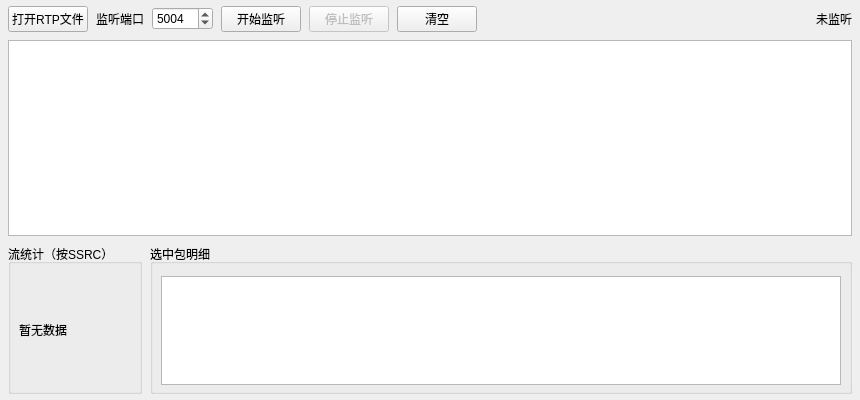
<?xml version="1.0" encoding="UTF-8"?>
<ui version="4.0">
 <class>FormRtpAnalyzer</class>
 <widget class="QWidget" name="FormRtpAnalyzer">
  <property name="geometry">
   <rect>
    <x>0</x>
    <y>0</y>
    <width>860</width>
    <height>400</height>
   </rect>
  </property>
  <property name="windowTitle">
   <string>Form</string>
  </property>
  <layout class="QVBoxLayout" name="mainLayout">
   <property name="spacing">
    <number>8</number>
   </property>
   <property name="leftMargin">
    <number>8</number>
   </property>
   <property name="topMargin">
    <number>6</number>
   </property>
   <property name="rightMargin">
    <number>8</number>
   </property>
   <property name="bottomMargin">
    <number>6</number>
   </property>
   <item>
    <layout class="QHBoxLayout" name="controlLayout">
     <property name="spacing">
      <number>8</number>
     </property>
     <item>
      <widget class="QPushButton" name="pushButton_RtpOpenFile">
       <property name="text">
        <string>打开RTP文件</string>
       </property>
      </widget>
     </item>
     <item>
      <widget class="QLabel" name="label_RtpListenPort">
       <property name="text">
        <string>监听端口</string>
       </property>
      </widget>
     </item>
     <item>
      <widget class="QSpinBox" name="spinBox_RtpListenPort">
       <property name="maximumSize">
        <size>
         <width>100</width>
         <height>16777215</height>
        </size>
       </property>
       <property name="minimum">
        <number>1</number>
       </property>
       <property name="maximum">
        <number>65535</number>
       </property>
       <property name="value">
        <number>5004</number>
       </property>
      </widget>
     </item>
     <item>
      <widget class="QPushButton" name="pushButton_RtpStartListen">
       <property name="text">
        <string>开始监听</string>
       </property>
      </widget>
     </item>
     <item>
      <widget class="QPushButton" name="pushButton_RtpStopListen">
       <property name="enabled">
        <bool>false</bool>
       </property>
       <property name="text">
        <string>停止监听</string>
       </property>
      </widget>
     </item>
     <item>
      <widget class="QPushButton" name="pushButton_RtpClear">
       <property name="text">
        <string>清空</string>
       </property>
      </widget>
     </item>
     <item>
      <spacer name="horizontalSpacer">
       <property name="orientation">
        <enum>Qt::Horizontal</enum>
       </property>
       <property name="sizeHint" stdset="0">
        <size>
         <width>40</width>
         <height>20</height>
        </size>
       </property>
      </spacer>
     </item>
     <item>
      <widget class="QLabel" name="label_RtpStatus">
       <property name="text">
        <string>未监听</string>
       </property>
      </widget>
     </item>
    </layout>
   </item>
   <item>
    <widget class="QTableWidget" name="tableWidget_RtpPackets">
     <property name="minimumSize">
      <size>
       <width>0</width>
       <height>140</height>
      </size>
     </property>
    </widget>
   </item>
   <item>
    <layout class="QHBoxLayout" name="bottomLayout">
     <property name="spacing">
      <number>8</number>
     </property>
     <item>
      <widget class="QGroupBox" name="groupBox_RtpStats">
       <property name="maximumSize">
        <size>
         <width>16777215</width>
         <height>150</height>
        </size>
       </property>
       <property name="title">
        <string>流统计（按SSRC）</string>
       </property>
       <layout class="QVBoxLayout" name="verticalLayout_Stats">
        <property name="leftMargin">
         <number>8</number>
        </property>
        <property name="topMargin">
         <number>12</number>
        </property>
        <property name="rightMargin">
         <number>8</number>
        </property>
        <property name="bottomMargin">
         <number>6</number>
        </property>
        <item>
         <widget class="QLabel" name="label_RtpStats">
          <property name="text">
           <string>暂无数据</string>
          </property>
          <property name="wordWrap">
           <bool>true</bool>
          </property>
          <property name="textInteractionFlags">
           <set>Qt::TextSelectableByMouse</set>
          </property>
         </widget>
        </item>
       </layout>
      </widget>
     </item>
     <item>
      <widget class="QGroupBox" name="groupBox_RtpDetail">
       <property name="maximumSize">
        <size>
         <width>16777215</width>
         <height>150</height>
        </size>
       </property>
       <property name="title">
        <string>选中包明细</string>
       </property>
       <layout class="QVBoxLayout" name="verticalLayout_Detail">
        <property name="leftMargin">
         <number>8</number>
        </property>
        <property name="topMargin">
         <number>12</number>
        </property>
        <property name="rightMargin">
         <number>8</number>
        </property>
        <property name="bottomMargin">
         <number>6</number>
        </property>
        <item>
         <widget class="QPlainTextEdit" name="plainTextEdit_RtpDetail">
          <property name="minimumSize">
           <size>
            <width>0</width>
            <height>90</height>
           </size>
          </property>
          <property name="maximumSize">
           <size>
            <width>16777215</width>
            <height>140</height>
           </size>
          </property>
          <property name="readOnly">
           <bool>true</bool>
          </property>
         </widget>
        </item>
       </layout>
      </widget>
     </item>
    </layout>
   </item>
  </layout>
 </widget>
 <resources/>
 <connections/>
</ui>
